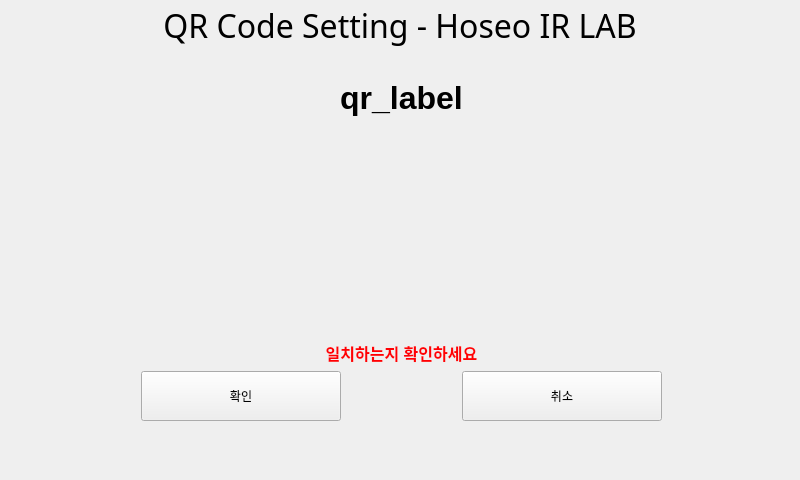
<?xml version="1.0" encoding="UTF-8"?>
<ui version="4.0">
 <class>MainWindow</class>
 <widget class="QMainWindow" name="MainWindow">
  <property name="geometry">
   <rect>
    <x>0</x>
    <y>0</y>
    <width>800</width>
    <height>480</height>
   </rect>
  </property>
  <property name="minimumSize">
   <size>
    <width>800</width>
    <height>480</height>
   </size>
  </property>
  <property name="maximumSize">
   <size>
    <width>800</width>
    <height>480</height>
   </size>
  </property>
  <property name="windowTitle">
   <string>MainWindow</string>
  </property>
  <widget class="QWidget" name="centralwidget">
   <widget class="QLabel" name="top_label">
    <property name="geometry">
     <rect>
      <x>0</x>
      <y>0</y>
      <width>800</width>
      <height>50</height>
     </rect>
    </property>
    <property name="minimumSize">
     <size>
      <width>800</width>
      <height>50</height>
     </size>
    </property>
    <property name="maximumSize">
     <size>
      <width>800</width>
      <height>50</height>
     </size>
    </property>
    <property name="font">
     <font>
      <family>Apple SD Gothic Neo</family>
      <pointsize>24</pointsize>
     </font>
    </property>
    <property name="acceptDrops">
     <bool>false</bool>
    </property>
    <property name="autoFillBackground">
     <bool>false</bool>
    </property>
    <property name="frameShape">
     <enum>QFrame::NoFrame</enum>
    </property>
    <property name="text">
     <string>QR Code Setting - Hoseo IR LAB</string>
    </property>
    <property name="scaledContents">
     <bool>false</bool>
    </property>
    <property name="alignment">
     <set>Qt::AlignCenter</set>
    </property>
    <property name="wordWrap">
     <bool>false</bool>
    </property>
    <property name="openExternalLinks">
     <bool>false</bool>
    </property>
    <property name="textInteractionFlags">
     <set>Qt::LinksAccessibleByMouse</set>
    </property>
   </widget>
   <widget class="QWidget" name="layoutWidget">
    <property name="geometry">
     <rect>
      <x>141</x>
      <y>80</y>
      <width>521</width>
      <height>341</height>
     </rect>
    </property>
    <layout class="QVBoxLayout" name="verticalLayout_2">
     <item>
      <layout class="QVBoxLayout" name="verticalLayout">
       <item>
        <widget class="QLabel" name="qr_label">
         <property name="font">
          <font>
           <family>Arial</family>
           <pointsize>18</pointsize>
          </font>
         </property>
         <property name="text">
          <string>&lt;html&gt;&lt;head/&gt;&lt;body&gt;&lt;p align=&quot;center&quot;&gt;&lt;span style=&quot; font-size:24pt; font-weight:600;&quot;&gt;qr_label&lt;/span&gt;&lt;/p&gt;&lt;/body&gt;&lt;/html&gt;</string>
         </property>
        </widget>
       </item>
       <item>
        <spacer name="verticalSpacer">
         <property name="orientation">
          <enum>Qt::Vertical</enum>
         </property>
         <property name="sizeHint" stdset="0">
          <size>
           <width>20</width>
           <height>18</height>
          </size>
         </property>
        </spacer>
       </item>
       <item>
        <widget class="QLabel" name="label">
         <property name="text">
          <string>&lt;html&gt;&lt;head/&gt;&lt;body&gt;&lt;p align=&quot;center&quot;&gt;&lt;span style=&quot; font-size:12pt; font-weight:600; color:#ff0004;&quot;&gt;일치하는지 확인하세요&lt;/span&gt;&lt;/p&gt;&lt;/body&gt;&lt;/html&gt;</string>
         </property>
        </widget>
       </item>
      </layout>
     </item>
     <item>
      <layout class="QHBoxLayout" name="horizontalLayout">
       <item>
        <widget class="QPushButton" name="qr_btn_yes">
         <property name="minimumSize">
          <size>
           <width>200</width>
           <height>50</height>
          </size>
         </property>
         <property name="text">
          <string>확인</string>
         </property>
        </widget>
       </item>
       <item>
        <spacer name="horizontalSpacer">
         <property name="orientation">
          <enum>Qt::Horizontal</enum>
         </property>
         <property name="sizeHint" stdset="0">
          <size>
           <width>78</width>
           <height>20</height>
          </size>
         </property>
        </spacer>
       </item>
       <item>
        <widget class="QPushButton" name="qr_btn_no">
         <property name="minimumSize">
          <size>
           <width>200</width>
           <height>50</height>
          </size>
         </property>
         <property name="text">
          <string>취소</string>
         </property>
        </widget>
       </item>
      </layout>
     </item>
    </layout>
   </widget>
  </widget>
 </widget>
 <resources/>
 <connections/>
</ui>
